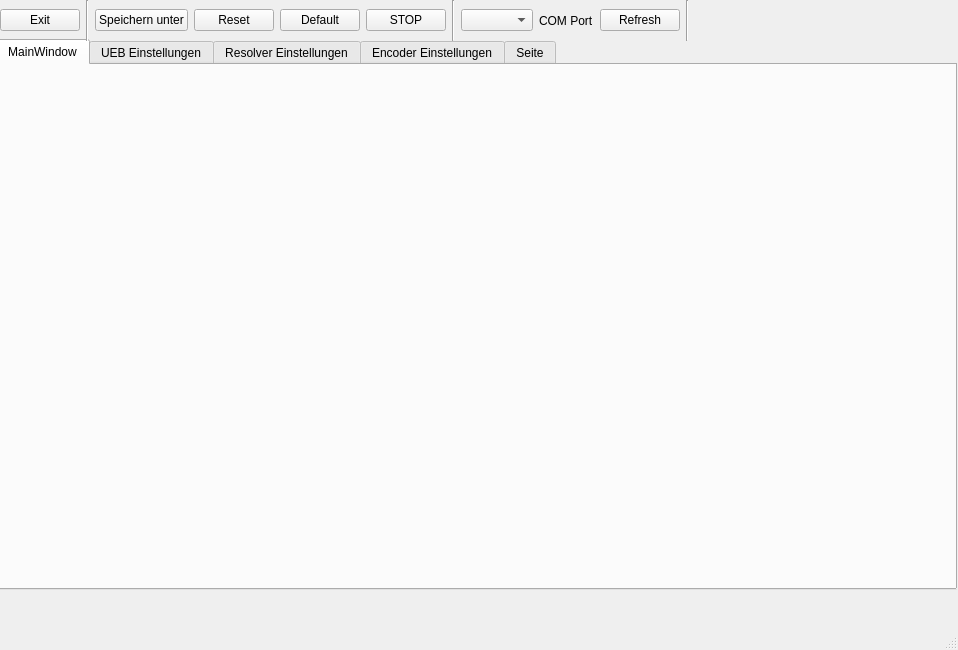
<?xml version="1.0" encoding="UTF-8"?>
<ui version="4.0">
 <class>MainWindow</class>
 <widget class="QMainWindow" name="MainWindow">
  <property name="geometry">
   <rect>
    <x>0</x>
    <y>0</y>
    <width>958</width>
    <height>650</height>
   </rect>
  </property>
  <property name="windowTitle">
   <string>MainWindow</string>
  </property>
  <widget class="QWidget" name="centralwidget">
   <widget class="QTabWidget" name="tabWidget">
    <property name="geometry">
     <rect>
      <x>-4</x>
      <y>39</y>
      <width>961</width>
      <height>551</height>
     </rect>
    </property>
    <property name="currentIndex">
     <number>0</number>
    </property>
    <widget class="QWidget" name="tab">
     <attribute name="title">
      <string>MainWindow</string>
     </attribute>
    </widget>
    <widget class="QWidget" name="tab_2">
     <attribute name="title">
      <string>UEB Einstellungen</string>
     </attribute>
    </widget>
    <widget class="QWidget" name="tab_3">
     <attribute name="title">
      <string>Resolver Einstellungen</string>
     </attribute>
    </widget>
    <widget class="QWidget" name="tab_4">
     <attribute name="title">
      <string>Encoder Einstellungen</string>
     </attribute>
    </widget>
    <widget class="QWidget" name="tab_5">
     <attribute name="title">
      <string>Seite</string>
     </attribute>
    </widget>
   </widget>
   <widget class="QWidget" name="horizontalLayoutWidget">
    <property name="geometry">
     <rect>
      <x>0</x>
      <y>0</y>
      <width>951</width>
      <height>41</height>
     </rect>
    </property>
    <layout class="QHBoxLayout" name="horizontalLayout">
     <item>
      <widget class="QPushButton" name="pushButton_4">
       <property name="text">
        <string>Exit</string>
       </property>
      </widget>
     </item>
     <item>
      <widget class="Line" name="line">
       <property name="orientation">
        <enum>Qt::Vertical</enum>
       </property>
      </widget>
     </item>
     <item>
      <widget class="QPushButton" name="pushButton_3">
       <property name="text">
        <string>Speichern unter</string>
       </property>
      </widget>
     </item>
     <item>
      <widget class="QPushButton" name="pushButton_2">
       <property name="text">
        <string>Reset</string>
       </property>
      </widget>
     </item>
     <item>
      <widget class="QPushButton" name="pushButton">
       <property name="text">
        <string>Default</string>
       </property>
      </widget>
     </item>
     <item>
      <widget class="QPushButton" name="pushButton_6">
       <property name="text">
        <string>STOP</string>
       </property>
      </widget>
     </item>
     <item>
      <widget class="Line" name="line_2">
       <property name="orientation">
        <enum>Qt::Vertical</enum>
       </property>
      </widget>
     </item>
     <item>
      <widget class="QComboBox" name="comboBox"/>
     </item>
     <item>
      <widget class="QLabel" name="label">
       <property name="text">
        <string>COM Port</string>
       </property>
      </widget>
     </item>
     <item>
      <widget class="QPushButton" name="pushButton_5">
       <property name="text">
        <string>Refresh</string>
       </property>
      </widget>
     </item>
     <item>
      <widget class="Line" name="line_3">
       <property name="orientation">
        <enum>Qt::Vertical</enum>
       </property>
      </widget>
     </item>
     <item>
      <spacer name="horizontalSpacer">
       <property name="orientation">
        <enum>Qt::Horizontal</enum>
       </property>
       <property name="sizeHint" stdset="0">
        <size>
         <width>40</width>
         <height>20</height>
        </size>
       </property>
      </spacer>
     </item>
    </layout>
   </widget>
  </widget>
  <widget class="QMenuBar" name="menubar">
   <property name="geometry">
    <rect>
     <x>0</x>
     <y>0</y>
     <width>958</width>
     <height>30</height>
    </rect>
   </property>
  </widget>
  <widget class="QStatusBar" name="statusbar"/>
 </widget>
 <resources/>
 <connections/>
</ui>
